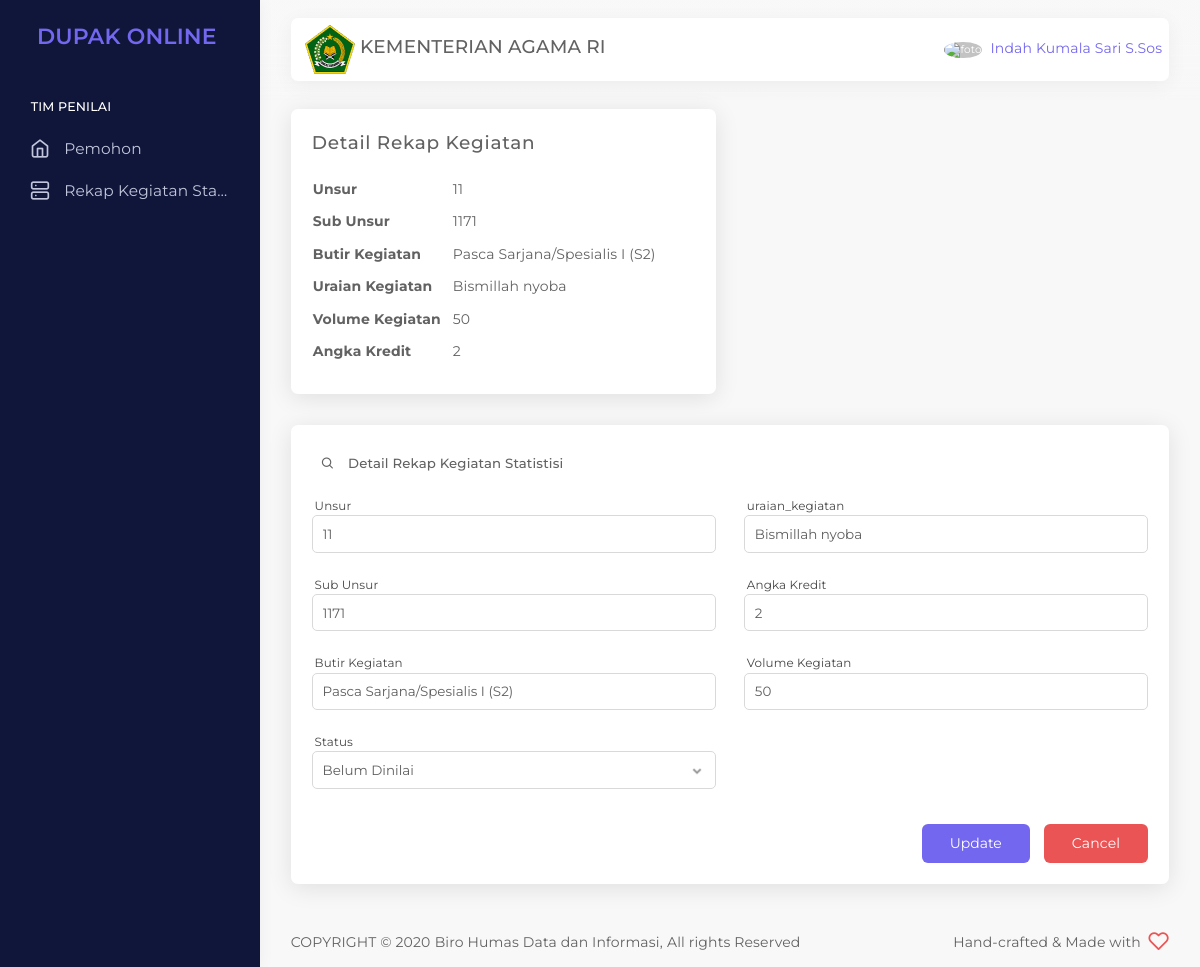
The page /penilai/nilai.php?id_rekap=240 (signed in) on the database its author committed.
### tables this page shows
CREATE TABLE `pengguna` (
  `id_pengguna` int(100) NOT NULL,
  `nama` varchar(100) NOT NULL,
  `nip` varchar(225) NOT NULL,
  `password` varchar(255) NOT NULL,
  `email` varchar(255) NOT NULL,
  `alamat` varchar(255) NOT NULL,
  `no_seri_kapreg` varchar(1000) NOT NULL,
  `tempat_tanggal_lahir` varchar(100) NOT NULL,
  `tgl_lahir` date NOT NULL,
  `jenis_kelamin` varchar(100) NOT NULL,
  `pendidikan` varchar(100) NOT NULL,
  `pangkat` varchar(100) NOT NULL,
  `jabatan` enum('Statistisi Muda','Statistisi Madya') NOT NULL,
  `masa_kerja` varchar(100) NOT NULL,
  `unit_kerja` varchar(100) NOT NULL,
  `role` enum('Admin','Statistisi','Penilai') NOT NULL
);

CREATE TABLE `rekap_harian` (
  `id_rekap` int(11) NOT NULL,
  `nama` varchar(255) NOT NULL,
  `nip` varchar(255) NOT NULL,
  `unsur` varchar(255) NOT NULL,
  `sub_unsur` varchar(255) NOT NULL,
  `butir_kegiatan` varchar(255) NOT NULL,
  `uraian_kegiatan` varchar(100) NOT NULL,
  `satuan_hasil` varchar(100) NOT NULL,
  `angka_kredit` varchar(255) NOT NULL,
  `volume_kegiatan` varchar(255) NOT NULL,
  `jumlah_kredit` varchar(255) NOT NULL,
  `total_nilai` varchar(255) NOT NULL,
  `tanggal` date NOT NULL,
  `unggah_bukti` varchar(255) NOT NULL,
  `status` enum('Belum Dinilai','Sedang Dinilai','Selesai Dinilai') NOT NULL
);

### session_co.php (called while the page is built, shortened)
<?php
   include('config.php');
   $user_check = $_SESSION['login'];
   $ses_sql = mysqli_query($mysqli,"SELECT * FROM pengguna WHERE nip = '$user_check'");
   while ($row = mysqli_fetch_array($ses_sql,MYSQLI_ASSOC)){
      $login_session = $row['nama'];
   }
?>

### penilai/nilai.php (the view, shortened to what this page needs)
<?php
   include('../session_co.php');
?>
<?php
$id_rekap = isset($_GET['id_rekap']) ? $_GET['id_rekap'] : null;
$result = mysqli_query($mysqli, "SELECT * FROM rekap_harian WHERE id_rekap LIKE '%".$id_rekap."%'");
while($user_data = mysqli_fetch_array($result))
{
    $angka_kredit = $user_data ['angka_kredit'];
    $unsur = $user_data ['unsur'];
    $sub_unsur = $user_data ['sub_unsur'];
    $butir_kegiatan = $user_data ['butir_kegiatan'];
    $uraian_kegiatan = $user_data ['uraian_kegiatan'];
    $volume_kegiatan = $user_data ['volume_kegiatan'];
}
?>
<!DOCTYPE html>
<html class="loading" lang="en" data-textdirection="ltr">
<head>
    <link rel="stylesheet" type="text/css" href="../app-assets/vendors/css/vendors.min.css">
    <link rel="stylesheet" type="text/css" href="../app-assets/vendors/css/extensions/toastr.css">
    <link rel="stylesheet" type="text/css" href="../app-assets/vendors/css/animate/animate.css">
    <link rel="stylesheet" type="text/css" href="../app-assets/vendors/css/extensions/sweetalert2.min.css">
    <link rel="stylesheet" type="text/css" href="../app-assets/css/bootstrap.css">
    <link rel="stylesheet" type="text/css" href="../app-assets/css/bootstrap-extended.css">
    <link rel="stylesheet" type="text/css" href="../app-assets/css/colors.css">
    <link rel="stylesheet" type="text/css" href="../app-assets/css/components.css">
    <link rel="stylesheet" type="text/css" href="../app-assets/css/themes/dark-layout.css">
    <link rel="stylesheet" type="text/css" href="../app-assets/css/themes/semi-dark-layout.css">
    <link rel="stylesheet" type="text/css" href="../app-assets/css/core/menu/menu-types/vertical-menu.css">
    <link rel="stylesheet" type="text/css" href="../app-assets/css/core/colors/palette-gradient.css">
    <link rel="stylesheet" type="text/css" href="../app-assets/css/pages/app-user.css">
    <link rel="stylesheet" type="text/css" href="../app-assets/css/plugins/extensions/toastr.css">
    <link rel="stylesheet" type="text/css" href="../assets/css/style.css">
</head>
<body class="vertical-layout vertical-menu-modern semi-dark-layout 2-columns  navbar-floating footer-static  " data-open="click" data-menu="vertical-menu-modern" data-col="2-columns" data-layout="semi-dark-layout">
    <nav class="header-navbar navbar-expand-lg navbar navbar-with-menu floating-nav navbar-light navbar-shadow">
        <div class="navbar-wrapper">
            <div class="navbar-container content">
                <div class="navbar-collapse" id="navbar-mobile">
                    <div class="mr-auto float-left bookmark-wrapper d-flex align-items-center">
                        <ul class="nav navbar-nav">
                            <li class="nav-item d-none d-lg-block"><img src="../app-assets/images/pages/kemenag25.png"><a class="h4"> KEMENTERIAN AGAMA RI</a>
                            </li>
                        </ul>
                    </div>
                        <a class="dropdown-toggle nav-link dropdown-user-link section_userinfo" href="#" data-toggle="dropdown">
                            <span class="avatar avatar-online">
                            <img src="https://sso.undip.ac.id/assets/app/images/user.png" style="max-width: 45px;" alt="foto"><i></i></span>
                            <span class="user-name" style="margin-bottom: 1rem;" >  <?php echo $login_session; ?></span></a>
                </div>
            </div>
        </div>
    </nav>
    <div class="main-menu menu-fixed menu-dark menu-accordion menu-shadow" data-scroll-to-active="true">
        <div class="navbar-header">
            <ul class="nav navbar-nav flex-row">
                <li class="nav-item mr-auto"><a class="navbar-brand" href="app-user-view.php">
                        <h2 class="brand-text mb-0">DUPAK ONLINE</h2>
                    </a></li>
                <li class="nav-item nav-toggle"><a class="nav-link modern-nav-toggle pr-0" data-toggle="collapse"></a></li>
            </ul>
        </div>
        <div class="main-menu-content">
            <ul class="navigation navigation-main" id="main-menu-navigation" data-menu="menu-navigation">
                <li class=" navigation-header"><span>Tim Penilai</span>
                </li>
                <li class=" nav-item"><a href="./app-user-view.php"><i class="feather icon-home"></i><span class="menu-title" data-i18n="Dashboard">Pemohon</span></a>
                </li>
                <li class=" nav-item"><a href="./data-list-rekap.php"><i class="feather icon-server"></i><span class="menu-title" data-i18n="Colors">Rekap Kegiatan Statistisi</span></a>
                </li>
            </ul>
        </div>
    </div>
    <div class="app-content content">
        <div class="content-wrapper">
            <div class="content-body">
                <section class="page-users-view">
                    <div class="row">
                        <div class="col-md-0 col-6 ">
                            <div class="card">
                                <div class="card-header">
                                <div class="card-title">Detail Rekap Kegiatan</div>
                                </div>
                                <div class="card-body">
                                            <table>
                                                <tr>
                                                    <td class="font-weight-bold">Unsur</td>
                                                    <td><?php echo $unsur; ?></td>
                                                </tr>
                                                <tr>
                                                    <td class="font-weight-bold">Sub Unsur</td>
                                                    <td><?php echo $sub_unsur; ?></td>
                                                </tr>
                                                <tr>
                                                    <td class="font-weight-bold">Butir Kegiatan</td>
                                                    <td><?php echo $butir_kegiatan; ?></td>
                                                </tr>
                                                <tr>
                                                    <td class="font-weight-bold">Uraian Kegiatan</td>
                                                    <td><?php echo $uraian_kegiatan; ?></td>
                                                </tr>
                                                <tr>
                                                    <td class="font-weight-bold">Volume Kegiatan</td>
                                                    <td><?php echo $volume_kegiatan; ?></td>
                                                </tr>
                                                <tr>
                                                    <td class="font-weight-bold">Angka Kredit</td>
                                                    <td><?php echo $angka_kredit; ?></td>
                                                </tr>
                                            </table>
                                        </div>
                                    </div>
                                </div>
                            </div>
                    </div>
                <section class="users-edit">
                    <div class="card">
                        <div class="card-content">
                            <div class="card-body">
                                <ul class="nav nav-tabs mb-1" role="tablist">
                                    <li class="nav-item">
                                        <a class="nav-link d-flex align-items-center" id="account-tab"  aria-controls="account">
                                            <i class="feather icon-search mr-1"></i><span class="d-none d-sm-block">Detail Rekap Kegiatan Statistisi</span>
                                        </a>
                                    </li>
                                    </ul>
                                    <form name="update" method="post" action="">
                                        <div class="pt-0">
                                        <div class="row">
                                        <div class="col-12 col-sm-6">
                                        <div class="form-group">
                                        <div class="controls">
                                        <label>Unsur</label>
                                    <input type="text" class="form-control" name="unsur" value="<?php echo $unsur;?>">
                                    </div>
                                    </div>
                                        <div class="form-group">
                                        <div class="controls">
                                        <label>Sub Unsur</label>
                                    <input type="text" class="form-control" name="sub_unsur" value="<?php echo $sub_unsur;?>">
                                    </div>
                                    </div>
                                        <div class="form-group">
                                        <div class="controls">
                                        <label>Butir Kegiatan</label>
                                    <input type="text" class="form-control" name="butir_kegiatan" value="<?php echo $butir_kegiatan;?>">
                                    </div>
                                    </div>
                                    </div>
                                    <div class="col-12 col-sm-6">
                                    <div class="form-group">
                                        <div class="controls">
                                        <label>uraian_kegiatan</label>
                                        <input class="form-control"  name="uraian_kegiatan"  value="<?php echo $uraian_kegiatan;?>">
                                    </div>
                                    </div>
                                    <div class="form-group">
                                    <div class="controls">
                                        <label>Angka Kredit</label>
                                    <input class="form-control" name="angka_kredit" value="<?php echo $angka_kredit;?>">
                                    </div>
                                    </div>
                                    <div class="form-group">
                                    <div class="controls">
                                        <label>Volume Kegiatan</label>
                                    <input type="text" class="form-control" name="volume_kegiatan" value="<?php echo $volume_kegiatan;?>">
                                    </div>
                                    </div>
                                    </div>
                                    </div>
                                    </div>
                                    <div class="row">
                                    <div class="mb-12 col-sm-6">
                                    <div class="form-group">
                                    <div class="controls">
                                        <label>Status</label>
                                        <select class="form-control" id="data-category" name="status">
                                                <option value="Belum Dinilai">Belum Dinilai</option>
                                            </select>
                            </div>
                        </div>
                     </div>
                    <div class="col-12 d-flex flex-sm-row flex-column justify-content-end mt-1">
                        <input type="submit" class="btn btn-primary glow mb-1 mb-sm-0 mr-0 mr-sm-1" name="update" value="Update"></input>
                        <a type="reset" class="btn btn-danger" href="detail-rekap.php">Cancel</a>
                    </div>
                  </div>
              </form>
            </div>
       </section>
    </div>
    </div>
    <div class="drag-target"></div>
    <footer class="footer footer-static footer-light">
        <p class="clearfix blue-grey lighten-2 mb-0"><span class="float-md-left d-block d-md-inline-block mt-25">COPYRIGHT &copy; 2020<a class="text-bold-800 grey darken-2"  target="_blank">Biro Humas Data dan Informasi,</a>All rights Reserved</span><span class="float-md-right d-none d-md-block">Hand-crafted & Made with<i class="feather icon-heart pink"></i></span>
        </p>
    </footer>
</body>
</html>

### app-assets/css/themes/semi-dark-layout.css (style rules this page uses)
body.semi-dark-layout .main-menu { background-color : #10163A; }
body.semi-dark-layout .main-menu-content .navigation-main { background-color : #10163A; }
body.semi-dark-layout .main-menu-content .navigation-main .nav-item i { color : #C2C6DC; }
body.semi-dark-layout .main-menu-content .navigation-main .nav-item a:after, body.semi-dark-layout .main-menu-content .navigation-main .nav-item a { color : #C2C6DC; }

### app-assets/css/core/menu/menu-types/vertical-menu.css (style rules this page uses)
body.vertical-layout.vertical-menu-modern .main-menu .navigation > li > a > i { font-size : 1.2rem; margin-right : 1rem; float : left; }
body.vertical-layout.vertical-menu-modern .main-menu { -webkit-transition : 0.4s cubic-bezier(0.25, 0.8, 0.25, 1); transition : 0.4s cubic-bezier(0.25, 0.8, 0.25, 1); -webkit-transform : translate3d(0, 0, 0); transform : translate3d(0, 0, 0); -webkit-backface-visibility : hidden; backface-visibility : hidden; }
body.vertical-layout.vertical-menu-modern.menu-expanded .main-menu { width : 260px; }
body.vertical-layout.vertical-menu-modern.menu-expanded .main-menu .navigation > li > a > i { margin-right : 1rem; float : left; }
body.vertical-layout.vertical-menu-modern.menu-expanded .main-menu .navigation > li > a > i:before { font-size : 1.429rem; }
body.vertical-layout.vertical-menu-modern.menu-expanded .main-menu .navigation > li > a > span { -webkit-animation : 0.3s cubic-bezier(0.25, 0.8, 0.25, 1) 0s normal forwards 1 fadein; animation : 0.3s cubic-bezier(0.25, 0.8, 0.25, 1) 0s normal forwards 1 fadein; }
body.vertical-layout.vertical-menu-modern.menu-expanded .footer { margin-left : 260px; }
@media (min-width: 992px) { body.vertical-layout.vertical-menu-modern .main-menu { width : 260px; } }
@media (min-width: 992px) { body.vertical-layout.vertical-menu-modern .footer { margin-left : 260px; } }

### app-assets/css/pages/app-user.css (style rules this page uses)
.page-users-view table td { padding-bottom : 0.8rem; min-width : 140px; word-break : break-word; }

### rows shown on the page
pengguna: nama "Indah Kumala Sari S.Sos"
rekap_harian: unsur "11", sub_unsur "1171", butir_kegiatan "Pasca Sarjana/Spesialis I (S2)", uraian_kegiatan "Bismillah nyoba", volume_kegiatan "50", angka_kredit "2"
